Frame 1 (no input): blank canvas, image omitted
Frame 60 (no input): blank canvas, image omitted
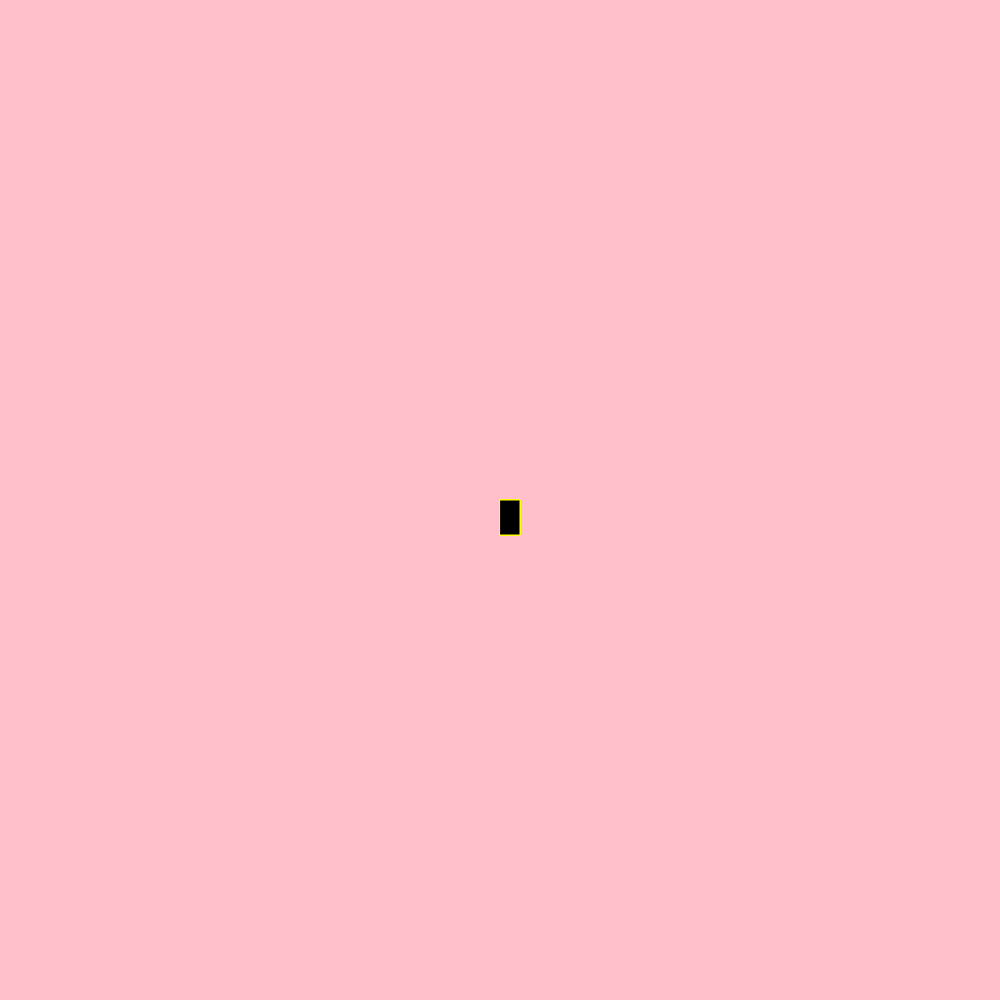
Frame 120 (the mouse pressed at the canvas centre since frame 60)

The p5.js sketch whose frames 1 and 60 were blank and that drew this single picture after the mouse press (run headless with seeded random() and noise() and a simulated clock; from frame 60 on, the mouse is pressed at the canvas centre):

// p5.js sketch
// ── sketch.js
function setup() {
    createCanvas(1000, 1000);
    background("pink");
  }
  
  function draw() {
  
    stroke("yellow");
  
    fill("black");
  
    //console.log(mouseIsPressed); {
  
    if (mouseIsPressed) {
      rect(mouseX,mouseY,20,35);
      
    }
  }
  
